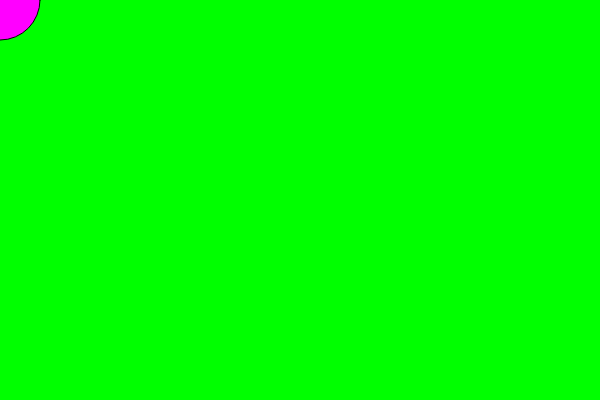
Frame 1 (no input)
Frame 60 (no input): identical to frame 1, image omitted
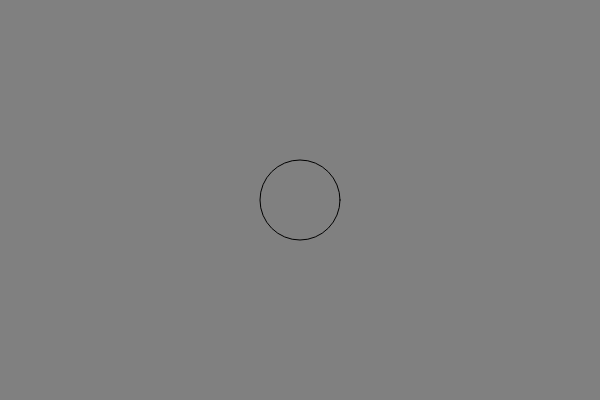
Frame 120 (the mouse pressed at the canvas centre since frame 60)

The p5.js sketch that drew these frames (run headless with seeded random() and noise() and a simulated clock; from frame 60 on, the mouse is pressed at the canvas centre):

// p5.js sketch
// ── sketch.js
/*
Exercise from Coding Train 2.4
use p5.js's map() function to control background color and circle color
map() rgb values to the mouseX and mouseY locations
*/

var colors = {
	r:0,
  g:255,
  b:200
}

var colorsCircle = {
	r:0,
  g:255,
  b:200
}

function setup() {
  createCanvas(600, 400);
}

function draw() {
  //change background based on mouse position
  colors.r = map(mouseX,0,600,0,255);
  colors.g = map(mouseX,0,600,255,0);
  colors.b = map(mouseY,0,400,0,255);
  
  background(colors.r,colors.g,colors.b);
  
  //change fill based on mouse position, use opposite of background
  colorsCircle.r = map(mouseX,0,600,255,0);
  colorsCircle.g = map(mouseX,0,600,0,255);
  colorsCircle.b = map(mouseY,0,400,255,0);
  fill(colorsCircle.r,colorsCircle.g,colorsCircle.b)
  ellipse(mouseX,mouseY,80)
}
